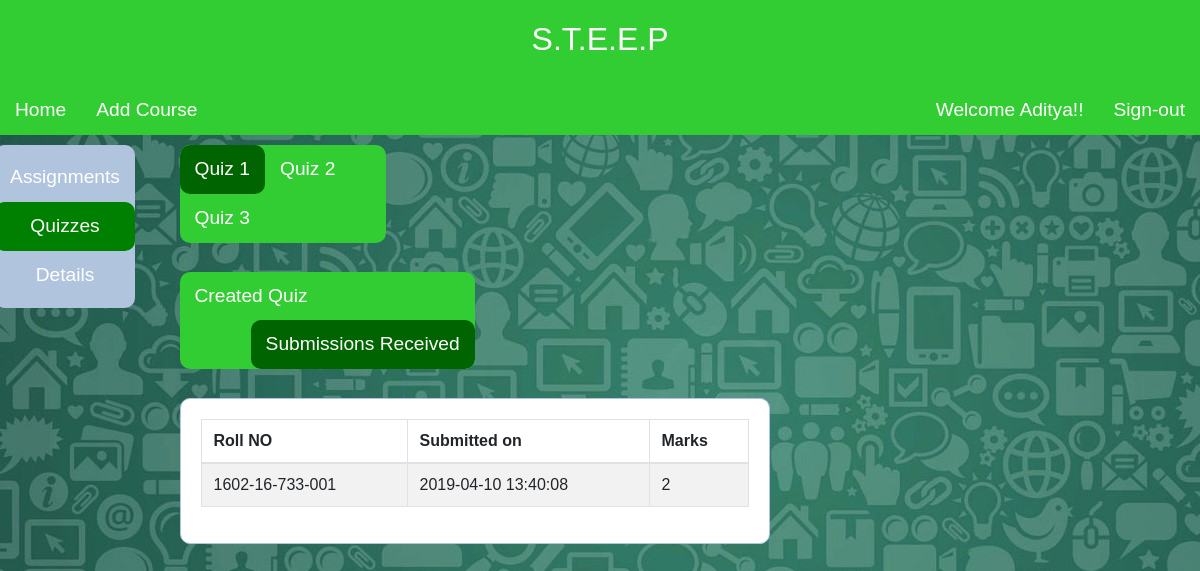
The page /STEEP/course_quiz1_sub.php?c_id=C (signed in) on the database its author committed.
### tables this page shows
CREATE TABLE `quiz_submissions` (
  `c_id` varchar(50) NOT NULL,
  `a_id` varchar(50) NOT NULL,
  `roll` varchar(50) NOT NULL,
  `marks` varchar(10) NOT NULL,
  `submit_date` timestamp NOT NULL DEFAULT CURRENT_TIMESTAMP ON UPDATE CURRENT_TIMESTAMP,
  `id` int(11) NOT NULL
);

### STEEP/course_quiz1_sub.php (the view, shortened to what this page needs)
<?php
  if(isset($_GET['c_id']))
$c_id = $_GET['c_id'];
else
$c_id = $_POST['c_id'];
$a_id = $c_id."_1";
?>
<html>
<head>
	<link rel="stylesheet" href="https://stackpath.bootstrapcdn.com/bootstrap/4.3.1/css/bootstrap.min.css">
<link rel="stylesheet" href="style.css">
</head>
<body>
<div class="title">
		<h2>S.T.E.E.P</h2>
</div>
<div class="topnav">
        <a href="index_faculty.php">Home</a>
        <a href="Add_Course.php">Add Course</a>
		<?php  if (isset($_SESSION['username'])) : ?>
        <a style="float:right;"   href="index_faculty.php?logout='1'">Sign-out</a>
        <a style="float:right;" href="#">Welcome <?php echo $_SESSION['username']; ?>!!</a>
		<?php endif ?>
</div>
<div class="row">
<div class="leftcolumn">
  <div class="sidenav">
  <a  href="course_assignment1.php?c_id=<?php echo $c_id; ?>">Assignments</a>
  <a class="sideactive" href="#">Quizzes</a>
  <a href="Details.php?c_id=<?php echo $c_id; ?>">Details</a>
  </div>
</div>
<div class="rightcolumn">
<div class="topnav" style="width:21%; border-radius:10px;">
       <a  class='active' href='#'> Quiz 1</a>
        <a href="course_quiz2.php?c_id=<?php echo $c_id; ?>">Quiz 2</a>
        <a href="course_quiz3.php?c_id=<?php echo $c_id; ?>">Quiz 3</a>
</div>
<br>
<div class="topnav" style="width:30%; border-radius:10px;">
       <a href='course_quiz1.php?c_id=<?php echo $c_id; ?>' href='#'> Created Quiz</a>
       <a class='active' style="float:right; color:white;"> Submissions Received</a>
</div>
<?php
$db = mysqli_connect('localhost', 'root', '', 'steep') or die(mysqli_error());
$quiz_check_query = "SELECT * FROM quizzes WHERE c_id='$c_id' AND id='$a_id' LIMIT 1";
$result = mysqli_query($db, $quiz_check_query);
$quiz = mysqli_fetch_assoc($result);
if($quiz)
{
?>
  <br>
<div class="table-responsive">
<form action="" method="post" style="border-radius:10px; width:60%; float:left;">
            <table class="table table-bordered table-striped table-hover">
            <thead>
                    <tr>
                    <th>Roll NO</th>
                        <th>Submitted on</th>
                        <th>Marks</th>
                    </tr>
                </thead>
                <tbody>
                 <?php
$query = "SELECT * FROM quiz_submissions WHERE c_id='$c_id' AND a_id='$a_id' ORDER BY submit_date DESC";
$run_query = mysqli_query($db, $query) or die(mysqli_error($db));
if (mysqli_num_rows($run_query) > 0) {
while ($row = mysqli_fetch_array($run_query)) {
    $file_date = $row['submit_date'];
    $roll = $row['roll'];
    $marks = $row['marks'];
    echo "<tr>";
    echo "<td>$roll</td>";
    echo "<td>$file_date</td>";
    echo "<td>$marks</td>";
    echo "</tr>";
}
}
?>
                </tbody>
            </table>
</form>
</div>
<?php
}
?>
</div>
</div>
</body>
</html>

### STEEP/style.css (style rules this page uses)
* { margin: 0px; padding: 0px; }
body { font-size: 120%; background-image: url("whatsapp1.jpg"); font-family: Arial; }
form, .content { width: 130%; margin: 0px auto; padding: 20px; border: 1px solid #B0C4DE; background: white; border-radius: 0px 0px 10px 10px; }
.topnav { overflow:hidden; background-color:rgb(50, 205, 50); position: sticky; position: -webkit-sticky; top: 0; }
.topnav a { display:block; float:left; text-decoration:none; text-align:center; padding :10px 15px; color:white; border-radius: 10px; }
.topnav a.active { background-color:rgb(0, 100, 0); }
.title { text-align:center; background-color:rgb(50, 205, 50); color:white; padding:20px; }
.sidenav { width: 140px; position: static; z-index: 1; top: 20px; left: 20px; background-color: #B0C4DE; overflow-x: hidden; padding: 8px 0; border-radius: 10px; }
.sidenav a { display: block; text-decoration:none; text-align:center; padding :10px 15px; color:white; border-radius: 10px; }
.sideactive { background-color: green; }
.leftcolumn { margin-left:10px; margin-top:10px; float: left; width: 15%; }
.rightcolumn { margin-top:10px; float: right; width: 80%; }
.row:after { content: ""; display: table; clear: both; }

### rows shown on the page
quiz_submissions: roll "1602-16-733-001", submit_date "2019-04-10 13:40:08", marks "2"

### other values the page prints
$_SESSION['username'] "Aditya"
